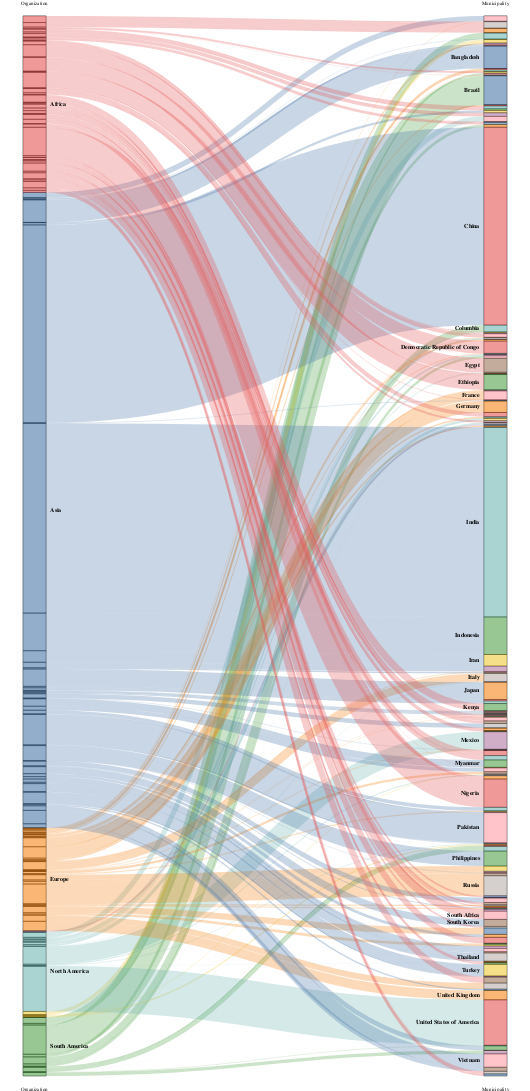

The Vega-Lite source for this figure:
### Vega specification from a JSON file in a GitHub repository (floating-point values rounded to 4 significant figures; data arrays with more than 128 entries replaced by an {"elided": "..."} marker saying what was removed)
{"$schema": "https://vega.github.io/schema/vega/v3.0.json", "height": 3000, "width": 1000, "data": [{"name": "rawData", "values": {"elided": "194 records"}, "transform": [{"type": "formula", "expr": "datum.stk1", "as": "stk1"}, {"type": "formula", "expr": "datum.stk2", "as": "stk2"}, {"type": "formula", "expr": "datum.doc_count", "as": "size"}]}, {"name": "nodes", "source": "rawData", "transform": [{"type": "filter", "expr": "!groupSelector || groupSelector.stk1 == datum.stk1 || groupSelector.stk2 == datum.stk2"}, {"type": "formula", "expr": "datum.stk1+datum.stk2", "as": "key"}, {"type": "fold", "fields": ["stk1", "stk2"], "as": ["stack", "grpId"]}, {"type": "formula", "expr": "datum.stack == 'stk1' ? datum.stk1+' '+datum.stk2 : datum.stk2+' '+datum.stk1", "as": "sortField"}, {"type": "stack", "groupby": ["stack"], "sort": {"field": "sortField", "order": "descending"}, "field": "size"}, {"type": "formula", "expr": "(datum.y0+datum.y1)/2", "as": "yc"}]}, {"name": "groups", "source": "nodes", "transform": [{"type": "aggregate", "groupby": ["stack", "grpId"], "fields": ["size"], "ops": ["sum"], "as": ["total"]}, {"type": "stack", "groupby": ["stack"], "sort": {"field": "grpId", "order": "descending"}, "field": "total"}, {"type": "formula", "expr": "scale('y', datum.y0)", "as": "scaledY0"}, {"type": "formula", "expr": "scale('y', datum.y1)", "as": "scaledY1"}, {"type": "formula", "expr": "datum.stack == 'stk1'", "as": "rightLabel"}, {"type": "formula", "expr": "datum.total/domain('y')[1]", "as": "percentage"}]}, {"name": "destinationNodes", "source": "nodes", "transform": [{"type": "filter", "expr": "datum.stack == 'stk2'"}]}, {"name": "edges", "source": "nodes", "transform": [{"type": "filter", "expr": "datum.stack == 'stk1'"}, {"type": "lookup", "from": "destinationNodes", "key": "key", "fields": ["key"], "as": ["target"]}, {"type": "linkpath", "orient": "horizontal", "shape": "diagonal", "sourceY": {"expr": "scale('y', datum.yc)"}, "sourceX": {"expr": "scale('x', 'stk1') + bandwidth('x')"}, "targetY": {"expr": "scale('y', datum.target.yc)"}, "targetX": {"expr": "scale('x', 'stk2')"}}, {"type": "formula", "expr": "range('y')[0]-scale('y', datum.size)", "as": "strokeWidth"}, {"type": "formula", "expr": "datum.size/domain('y')[1]", "as": "percentage"}]}], "scales": [{"name": "x", "type": "band", "range": "width", "domain": ["stk1", "stk2"], "paddingOuter": 0.05, "paddingInner": 0.95}, {"name": "y", "type": "linear", "range": "height", "domain": {"data": "nodes", "field": "y1"}}, {"name": "color", "type": "ordinal", "range": "category", "domain": {"data": "rawData", "fields": ["stk1", "stk2"]}}, {"name": "stackNames", "type": "ordinal", "range": ["Organization", "Municipality"], "domain": ["stk1", "stk2"]}], "axes": [{"orient": "bottom", "scale": "x", "domain": false, "ticks": false, "labelPadding": 20, "encode": {"labels": {"update": {"text": {"scale": "stackNames", "field": "value", "fontWeight": "bold", "fontSize": 14}}}}}, {"orient": "top", "scale": "x", "domain": false, "ticks": false, "labelPadding": 20, "encode": {"labels": {"update": {"text": {"scale": "stackNames", "field": "value", "fontWeight": "bold", "fontSize": 14}}}}}, {"orient": "left", "scale": "y", "labels": false, "domain": false, "ticks": false}], "marks": [{"type": "rect", "from": {"data": "nodes"}, "encode": {"enter": {"stroke": {"value": "#000"}, "strokeWidth": {"value": 1}, "width": {"scale": "x", "band": 1}, "x": {"scale": "x", "field": "stack"}, "y": {"field": "y0", "scale": "y"}, "y2": {"field": "y1", "scale": "y"}}}}, {"type": "path", "name": "edgeMark", "from": {"data": "edges"}, "clip": true, "encode": {"update": {"stroke": [{"test": "groupSelector && groupSelector.stack=='stk1'", "scale": "color", "field": "stk2"}, {"scale": "color", "field": "stk1"}], "strokeWidth": {"field": "strokeWidth"}, "path": {"field": "path"}, "strokeOpacity": {"signal": "!groupSelector && (groupHover.stk1 == datum.stk1 || groupHover.stk2 == datum.stk2) ? 0.9 : 0.3"}, "zindex": {"signal": "!groupSelector && (groupHover.stk1 == datum.stk1 || groupHover.stk2 == datum.stk2) ? 1 : 0"}, "tooltip": {"signal": "datum.stk1 + ' → ' + datum.stk2 + '    ' + format(datum.size, ',.0f') + '   (' + format(datum.percentage, '.1%') + ')'"}}, "hover": {"strokeOpacity": {"value": 1}}}}, {"type": "rect", "name": "groupMark", "from": {"data": "groups"}, "encode": {"enter": {"fill": {"scale": "color", "field": "grpId"}, "width": {"scale": "x", "band": 1}}, "update": {"x": {"scale": "x", "field": "stack"}, "y": {"field": "scaledY0"}, "y2": {"field": "scaledY1"}, "fillOpacity": {"value": 0.6}, "tooltip": {"signal": "datum.grpId + '   ' + format(datum.total, ',.0f') + '   (' + format(datum.percentage, '.1%') + ')'"}}, "hover": {"fillOpacity": {"value": 1}}}}, {"type": "text", "from": {"data": "groups"}, "interactive": false, "encode": {"update": {"x": {"signal": "scale('x', datum.stack) + (datum.rightLabel ? bandwidth('x') + 8 : -8)"}, "yc": {"signal": "(datum.scaledY0 + datum.scaledY1)/2"}, "align": {"signal": "datum.rightLabel ? 'left' : 'right'"}, "baseline": {"value": "middle"}, "fontWeight": {"value": "bold"}, "text": {"signal": "abs(datum.scaledY0-datum.scaledY1) > 13 ? datum.grpId : ''"}}}}, {"type": "group", "data": [{"name": "dataForShowAll", "values": [{}], "transform": [{"type": "filter", "expr": "groupSelector"}]}], "encode": {"enter": {"xc": {"signal": "width/2"}, "y": {"value": 30}, "width": {"value": 80}, "height": {"value": 30}}}, "marks": [{"type": "group", "name": "groupReset", "from": {"data": "dataForShowAll"}, "encode": {"enter": {"cornerRadius": {"value": 6}, "fill": {"value": "#f5f5f5"}, "stroke": {"value": "#c1c1c1"}, "strokeWidth": {"value": 2}, "height": {"field": {"group": "height"}}, "width": {"field": {"group": "width"}}}, "update": {"opacity": {"value": 1}}, "hover": {"opacity": {"value": 0.7}}}, "marks": [{"type": "text", "interactive": false, "encode": {"enter": {"xc": {"field": {"group": "width"}, "mult": 0.5}, "yc": {"field": {"group": "height"}, "mult": 0.5, "offset": 2}, "align": {"value": "center"}, "baseline": {"value": "middle"}, "fontWeight": {"value": "bold"}, "text": {"value": "Show All"}}}}]}]}], "signals": [{"name": "groupHover", "value": {}, "on": [{"events": "@groupMark:mouseover", "update": "{stk1:datum.stack=='stk1' && datum.grpId, stk2:datum.stack=='stk2' && datum.grpId}"}, {"events": "mouseout", "update": "{}"}]}, {"name": "groupSelector", "value": false, "on": [{"events": "@groupMark:click!", "update": "{stack:datum.stack, stk1:datum.stack=='stk1' && datum.grpId, stk2:datum.stack=='stk2' && datum.grpId}"}, {"events": [{"type": "click", "markname": "groupReset"}, {"type": "dblclick"}], "update": "false"}]}]}
